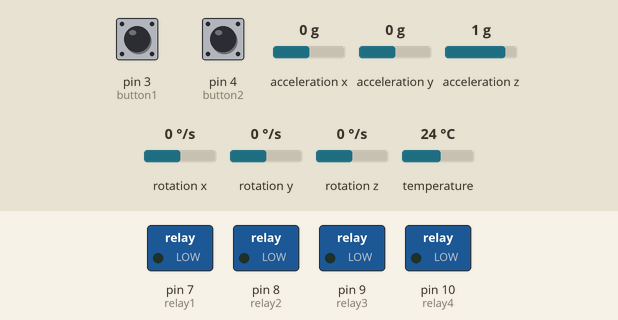
Recording of a sketch running on a simulated Arduino Uno, built with avr-gcc and run on an emulated ATmega328P. Shown: switched loads named in the sketch (green lamp = pin HIGH). The test bench sets the inputs (shaded band); at power-on: pin 3 (button1) HIGH, pin 4 (button2) HIGH, acceleration x 0 g, acceleration y 0 g, acceleration z 1 g, rotation x 0 °/s, rotation y 0 °/s, rotation z 0 °/s, temperature 24 °C. What the sketch prints to the serial monitor is not drawn.

Above: at 1.2 s.
1.3 s: pin 3 (button1) pulled LOW for 0.15 s
At 2.2 s:
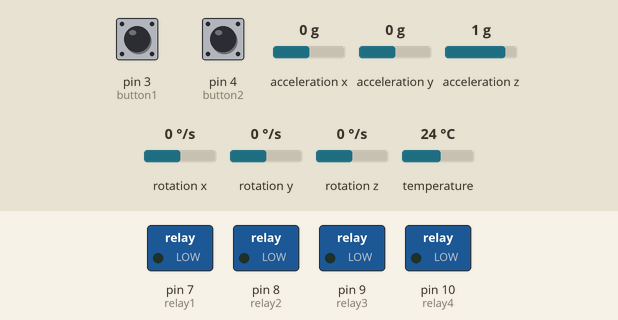
2.9 s: pin 4 (button2) pulled LOW for 0.15 s
At 3.01 s:
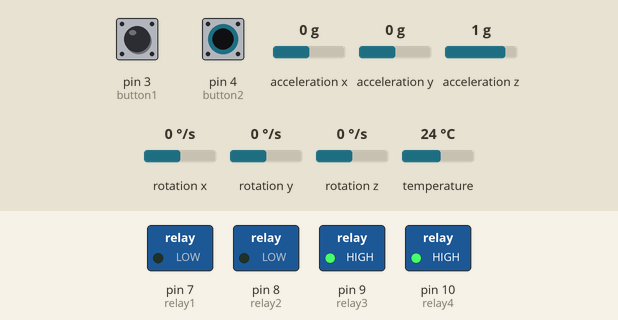
7.6 s: pin 3 (button1) pulled LOW for 3.2 s
At 9.1 s:
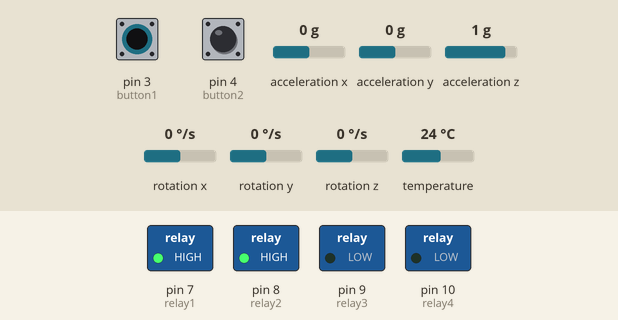
12.4 s: pin 4 (button2) pulled LOW for 3.2 s
At 13.0 s:
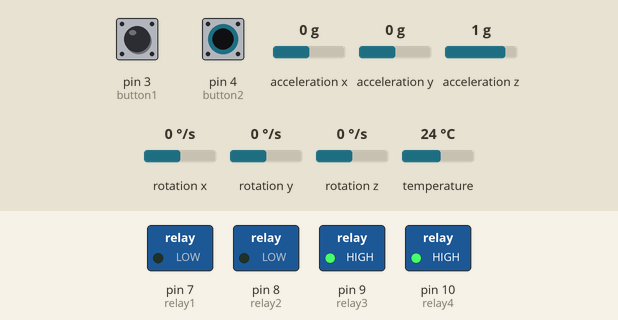
Timing chart, 0 to 17.2 s (numbered marks = the images above; inputs shaded):
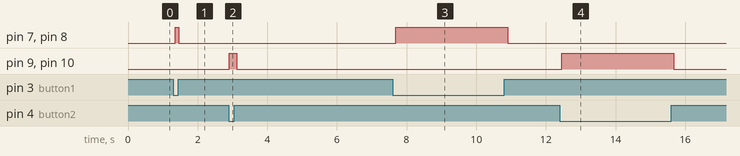

The sketch:

Opacmare-controller.ino
```cpp
/* Opacmare-controller.ino
 * Damithrafdo from StrydoLabs All Right Reserved | strydolabs@gmail.com | damithrafdo@gmail.com | +94716507322
 * Alternative solution for Opacmare-transformer platform controller
 * Hardware: Arduino UNO, MPU6050 gyro sensor, Relay module, Push button
 * Simulation: https://wokwi.com/projects/461944067471851521
 * GitHub: https://github.com/DamithraFdo/Opacmare-controller
 */


#include <Adafruit_MPU6050.h>
#include <Adafruit_Sensor.h>
#include <Wire.h>

Adafruit_MPU6050 mpu;

sensors_event_t accel, gyro, temp;

// Pin definitions
const int button1 = 3;
const int button2 = 4;
const int relay1 = 7;
const int relay2 = 8;
const int relay3 = 9;
const int relay4 = 10;

void setup(void) {
  Serial.begin(115200);

  // Button inputs (using internal pull-up) just GND and Digital pin use karanna
  pinMode(button1, INPUT_PULLUP);
  pinMode(button2, INPUT_PULLUP);

  // Relay outputs (Base and Platform)
  pinMode(relay1, OUTPUT); //Platform
  pinMode(relay2, OUTPUT); //Base
  pinMode(relay3, OUTPUT);
  pinMode(relay4, OUTPUT);
  // Start with relays OFF
  digitalWrite(relay1, LOW);
  digitalWrite(relay2, LOW);
  digitalWrite(relay3, LOW);
  digitalWrite(relay4, LOW);

  while (!mpu.begin()) {
    Serial.println("MPU6050 not connected!");
    delay(1000);
  }
  Serial.println("MPU6050 ready!");
}

void loop() {
  mpu.getEvent(&accel, &gyro, &temp);

  // Read buttons (LOW = pressed)
  bool b1 = (digitalRead(button1) == LOW);
  bool b2 = (digitalRead(button2) == LOW);

  float gyroX = gyro.gyro.x * 180 / PI; // values convert to deg/s
  float gyroY = gyro.gyro.y * 180 / PI;
  float gyroZ = gyro.gyro.z * 180 / PI;

  float threshold = 7.0; //ona angle limit eka denna

  Serial.print("Gyro X: ");
  Serial.print(gyroX);
  Serial.print(", Y: ");
  Serial.print(gyroY); // I just use gyroY variable for the logic, use Z if need
  Serial.print(", Z: ");
  Serial.println(gyroZ);


  if (b1) {
    // B1 button pressed
    digitalWrite(relay1, HIGH);

    if (gyroY > threshold) { //(gyroZ > 7) logic set to 7 degrees (Platform line)
      digitalWrite(relay2, LOW);   // turn OFF D8 relay
    } else {
      digitalWrite(relay2, HIGH);  // both ON
    }
  } else if (b2) {
    // B2 button pressed
    digitalWrite(relay3, HIGH);

    if (gyroY > threshold) { //(gyroZ > 7) logic set to 7 degrees (Platform line)
      digitalWrite(relay4, LOW);   // turn OFF D8 relay
    } else {
      digitalWrite(relay4, HIGH);  // both ON
    }
  } else {
    // If not both pressed then everything OFF
    digitalWrite(relay1, LOW);
    digitalWrite(relay2, LOW);
    digitalWrite(relay3, LOW);
    digitalWrite(relay4, LOW);
  }

  delay(100);
}
```

Measured:
- after the input at 1.3 s, pin 7 (relay1), pin 8 (relay2): LOW → HIGH after 0.05 s, → LOW 0.10 s later
- after the input at 2.9 s, pin 9 (relay3), pin 10 (relay4): LOW → HIGH at once, → LOW 0.21 s later
- after the input at 7.6 s, pin 7 (relay1), pin 8 (relay2): LOW → HIGH after 0.08 s, → LOW 3.2 s later
- after the input at 12.4 s, pin 9 (relay3), pin 10 (relay4): LOW → HIGH after 0.06 s, → LOW 3.2 s later
